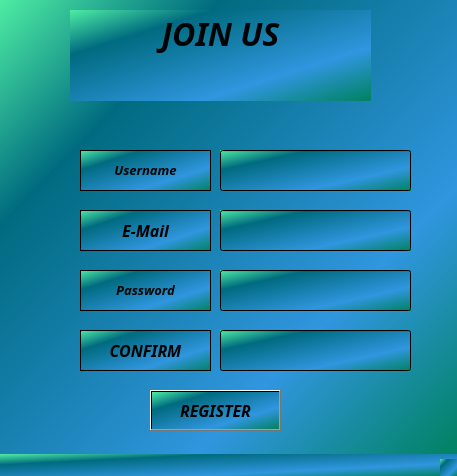
<?xml version="1.0" encoding="UTF-8"?>
<ui version="4.0">
 <class>MainWindow</class>
 <widget class="QMainWindow" name="MainWindow">
  <property name="geometry">
   <rect>
    <x>0</x>
    <y>0</y>
    <width>457</width>
    <height>476</height>
   </rect>
  </property>
  <property name="windowTitle">
   <string>MainWindow</string>
  </property>
  <property name="styleSheet">
   <string notr="true">
 background-color: qlineargradient(spread:pad, x1:0, y1:0, x2:1, y2:0.965909, stop:0 rgba(78, 237, 163, 255), stop:0.248588 rgba(0, 107, 128, 255), stop:0.723164 rgba(48, 150, 223, 255), stop:1 rgba(3, 131, 103, 255));</string>
  </property>
  <widget class="QWidget" name="centralwidget">
   <widget class="QLabel" name="label_5">
    <property name="geometry">
     <rect>
      <x>80</x>
      <y>330</y>
      <width>131</width>
      <height>41</height>
     </rect>
    </property>
    <property name="font">
     <font>
      <family>Lucida Handwriting</family>
      <pointsize>12</pointsize>
      <weight>75</weight>
      <italic>true</italic>
      <bold>true</bold>
     </font>
    </property>
    <property name="frameShape">
     <enum>QFrame::StyledPanel</enum>
    </property>
    <property name="text">
     <string>CONFIRM</string>
    </property>
    <property name="alignment">
     <set>Qt::AlignCenter</set>
    </property>
   </widget>
   <widget class="QLineEdit" name="line_pass_2">
    <property name="geometry">
     <rect>
      <x>220</x>
      <y>330</y>
      <width>191</width>
      <height>41</height>
     </rect>
    </property>
    <property name="font">
     <font>
      <family>Leelawadee UI</family>
     </font>
    </property>
    <property name="echoMode">
     <enum>QLineEdit::Password</enum>
    </property>
   </widget>
   <widget class="QLineEdit" name="line_username">
    <property name="geometry">
     <rect>
      <x>220</x>
      <y>150</y>
      <width>191</width>
      <height>41</height>
     </rect>
    </property>
    <property name="font">
     <font>
      <family>Leelawadee UI</family>
     </font>
    </property>
   </widget>
   <widget class="QPushButton" name="pBut_register">
    <property name="geometry">
     <rect>
      <x>150</x>
      <y>390</y>
      <width>131</width>
      <height>41</height>
     </rect>
    </property>
    <property name="font">
     <font>
      <family>Lucida Handwriting</family>
      <pointsize>12</pointsize>
      <weight>75</weight>
      <italic>true</italic>
      <bold>true</bold>
     </font>
    </property>
    <property name="text">
     <string>REGISTER</string>
    </property>
   </widget>
   <widget class="QLineEdit" name="line_pass">
    <property name="geometry">
     <rect>
      <x>220</x>
      <y>270</y>
      <width>191</width>
      <height>41</height>
     </rect>
    </property>
    <property name="font">
     <font>
      <family>Leelawadee UI</family>
     </font>
    </property>
    <property name="echoMode">
     <enum>QLineEdit::Password</enum>
    </property>
   </widget>
   <widget class="QLabel" name="label">
    <property name="geometry">
     <rect>
      <x>80</x>
      <y>150</y>
      <width>131</width>
      <height>41</height>
     </rect>
    </property>
    <property name="font">
     <font>
      <family>Lucida Handwriting</family>
      <pointsize>12</pointsize>
      <weight>75</weight>
      <italic>true</italic>
      <bold>true</bold>
     </font>
    </property>
    <property name="styleSheet">
     <string notr="true">color: rgb(255, 255, 255);</string>
    </property>
    <property name="frameShape">
     <enum>QFrame::StyledPanel</enum>
    </property>
    <property name="text">
     <string>&lt;html&gt;&lt;head/&gt;&lt;body&gt;&lt;p align=&quot;center&quot;&gt;&lt;span style=&quot; font-size:10pt; color:#040404;&quot;&gt;Username&lt;/span&gt;&lt;/p&gt;&lt;/body&gt;&lt;/html&gt;</string>
    </property>
    <property name="scaledContents">
     <bool>false</bool>
    </property>
    <property name="alignment">
     <set>Qt::AlignCenter</set>
    </property>
   </widget>
   <widget class="QLabel" name="label_2">
    <property name="geometry">
     <rect>
      <x>80</x>
      <y>270</y>
      <width>131</width>
      <height>41</height>
     </rect>
    </property>
    <property name="font">
     <font>
      <family>Lucida Handwriting</family>
      <pointsize>12</pointsize>
      <weight>75</weight>
      <italic>true</italic>
      <bold>true</bold>
     </font>
    </property>
    <property name="mouseTracking">
     <bool>true</bool>
    </property>
    <property name="autoFillBackground">
     <bool>false</bool>
    </property>
    <property name="styleSheet">
     <string notr="true">color: rgb(255, 255, 255);</string>
    </property>
    <property name="frameShape">
     <enum>QFrame::StyledPanel</enum>
    </property>
    <property name="lineWidth">
     <number>1</number>
    </property>
    <property name="text">
     <string>&lt;html&gt;&lt;head/&gt;&lt;body&gt;&lt;p&gt;&lt;span style=&quot; font-size:10pt; color:#060606;&quot;&gt;Password&lt;/span&gt;&lt;/p&gt;&lt;/body&gt;&lt;/html&gt;</string>
    </property>
    <property name="scaledContents">
     <bool>false</bool>
    </property>
    <property name="alignment">
     <set>Qt::AlignCenter</set>
    </property>
   </widget>
   <widget class="QLabel" name="label_4">
    <property name="geometry">
     <rect>
      <x>80</x>
      <y>210</y>
      <width>131</width>
      <height>41</height>
     </rect>
    </property>
    <property name="font">
     <font>
      <family>Lucida Handwriting</family>
      <pointsize>12</pointsize>
      <weight>75</weight>
      <italic>true</italic>
      <bold>true</bold>
     </font>
    </property>
    <property name="frameShape">
     <enum>QFrame::StyledPanel</enum>
    </property>
    <property name="text">
     <string>E-Mail</string>
    </property>
    <property name="alignment">
     <set>Qt::AlignCenter</set>
    </property>
   </widget>
   <widget class="QLineEdit" name="line_mail">
    <property name="geometry">
     <rect>
      <x>220</x>
      <y>210</y>
      <width>191</width>
      <height>41</height>
     </rect>
    </property>
    <property name="font">
     <font>
      <family>Leelawadee UI</family>
     </font>
    </property>
   </widget>
   <widget class="QLabel" name="label_3">
    <property name="geometry">
     <rect>
      <x>70</x>
      <y>10</y>
      <width>301</width>
      <height>91</height>
     </rect>
    </property>
    <property name="font">
     <font>
      <family>Lucida Handwriting</family>
      <pointsize>8</pointsize>
      <weight>75</weight>
      <italic>true</italic>
      <bold>true</bold>
     </font>
    </property>
    <property name="text">
     <string>&lt;html&gt;&lt;head/&gt;&lt;body&gt;&lt;p align=&quot;center&quot;&gt;&lt;span style=&quot; font-size:24pt; color:#010404;&quot;&gt;JOIN US&lt;/span&gt;&lt;/p&gt;&lt;p align=&quot;center&quot;&gt;&lt;br/&gt;&lt;/p&gt;&lt;/body&gt;&lt;/html&gt;</string>
    </property>
   </widget>
  </widget>
  <widget class="QMenuBar" name="menubar">
   <property name="geometry">
    <rect>
     <x>0</x>
     <y>0</y>
     <width>457</width>
     <height>21</height>
    </rect>
   </property>
  </widget>
  <widget class="QStatusBar" name="statusbar"/>
 </widget>
 <resources/>
 <connections/>
</ui>
